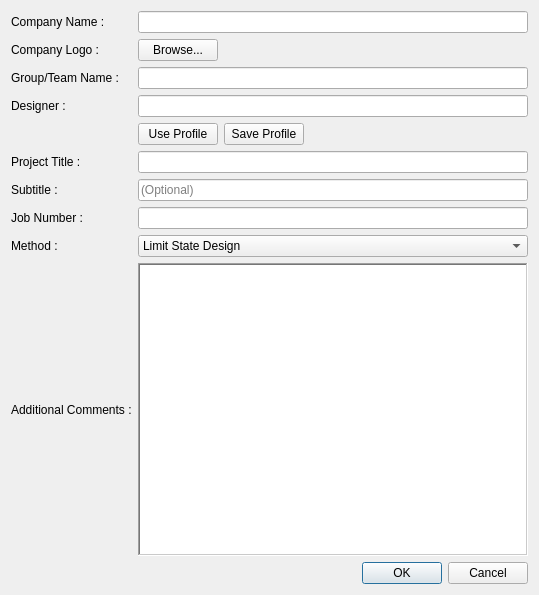
<?xml version="1.0" encoding="UTF-8"?>
<ui version="4.0">
 <class>Dialog</class>
 <widget class="QDialog" name="Dialog">
  <property name="geometry">
   <rect>
    <x>0</x>
    <y>0</y>
    <width>539</width>
    <height>595</height>
   </rect>
  </property>
  <property name="windowTitle">
   <string>Dialog</string>
  </property>
  <property name="inputMethodHints">
   <set>Qt::ImhNone</set>
  </property>
  <layout class="QGridLayout" name="gridLayout">
   <item row="0" column="0">
    <widget class="QLabel" name="lbl_companyName">
     <property name="text">
      <string>Company Name :</string>
     </property>
    </widget>
   </item>
   <item row="0" column="1">
    <widget class="QLineEdit" name="lineEdit_companyName">
     <property name="cursor">
      <cursorShape>ArrowCursor</cursorShape>
     </property>
     <property name="focusPolicy">
      <enum>Qt::StrongFocus</enum>
     </property>
    </widget>
   </item>
   <item row="1" column="0">
    <widget class="QLabel" name="lbl_comapnyLogo">
     <property name="text">
      <string>Company Logo :</string>
     </property>
    </widget>
   </item>
   <item row="1" column="1">
    <layout class="QHBoxLayout" name="horizontalLayout">
     <item>
      <widget class="QPushButton" name="btn_browse">
       <property name="sizePolicy">
        <sizepolicy hsizetype="Fixed" vsizetype="Fixed">
         <horstretch>0</horstretch>
         <verstretch>0</verstretch>
        </sizepolicy>
       </property>
       <property name="focusPolicy">
        <enum>Qt::TabFocus</enum>
       </property>
       <property name="text">
        <string>Browse...</string>
       </property>
      </widget>
     </item>
     <item>
      <widget class="QLabel" name="lbl_browse">
       <property name="mouseTracking">
        <bool>true</bool>
       </property>
       <property name="acceptDrops">
        <bool>true</bool>
       </property>
       <property name="text">
        <string/>
       </property>
      </widget>
     </item>
    </layout>
   </item>
   <item row="2" column="0">
    <widget class="QLabel" name="lbl_groupName">
     <property name="text">
      <string>Group/Team Name :</string>
     </property>
    </widget>
   </item>
   <item row="2" column="1">
    <widget class="QLineEdit" name="lineEdit_groupName">
     <property name="focusPolicy">
      <enum>Qt::StrongFocus</enum>
     </property>
     <property name="cursorPosition">
      <number>0</number>
     </property>
    </widget>
   </item>
   <item row="3" column="0">
    <widget class="QLabel" name="lbl_designer">
     <property name="text">
      <string>Designer :</string>
     </property>
    </widget>
   </item>
   <item row="3" column="1">
    <widget class="QLineEdit" name="lineEdit_designer">
     <property name="focusPolicy">
      <enum>Qt::StrongFocus</enum>
     </property>
    </widget>
   </item>
   <item row="4" column="1">
    <layout class="QFormLayout" name="formLayout">
     <property name="sizeConstraint">
      <enum>QLayout::SetFixedSize</enum>
     </property>
     <item row="0" column="0">
      <widget class="QPushButton" name="btn_useProfile">
       <property name="sizePolicy">
        <sizepolicy hsizetype="Fixed" vsizetype="Fixed">
         <horstretch>0</horstretch>
         <verstretch>0</verstretch>
        </sizepolicy>
       </property>
       <property name="focusPolicy">
        <enum>Qt::TabFocus</enum>
       </property>
       <property name="text">
        <string>Use Profile</string>
       </property>
      </widget>
     </item>
     <item row="0" column="1">
      <widget class="QPushButton" name="btn_saveProfile">
       <property name="sizePolicy">
        <sizepolicy hsizetype="Fixed" vsizetype="Fixed">
         <horstretch>0</horstretch>
         <verstretch>0</verstretch>
        </sizepolicy>
       </property>
       <property name="focusPolicy">
        <enum>Qt::TabFocus</enum>
       </property>
       <property name="text">
        <string>Save Profile</string>
       </property>
      </widget>
     </item>
    </layout>
   </item>
   <item row="5" column="0">
    <widget class="QLabel" name="lbl_projectTitle">
     <property name="text">
      <string>Project Title :</string>
     </property>
    </widget>
   </item>
   <item row="5" column="1">
    <widget class="QLineEdit" name="lineEdit_projectTitle">
     <property name="focusPolicy">
      <enum>Qt::StrongFocus</enum>
     </property>
    </widget>
   </item>
   <item row="6" column="0">
    <widget class="QLabel" name="lbl_subtitle">
     <property name="text">
      <string>Subtitle :</string>
     </property>
    </widget>
   </item>
   <item row="6" column="1">
    <widget class="QLineEdit" name="lineEdit_subtitle">
     <property name="focusPolicy">
      <enum>Qt::StrongFocus</enum>
     </property>
     <property name="text">
      <string/>
     </property>
     <property name="placeholderText">
      <string>(Optional)</string>
     </property>
    </widget>
   </item>
   <item row="7" column="0">
    <widget class="QLabel" name="lbl_jobNumber">
     <property name="text">
      <string>Job Number :</string>
     </property>
    </widget>
   </item>
   <item row="7" column="1">
    <widget class="QLineEdit" name="lineEdit_jobNumber">
     <property name="focusPolicy">
      <enum>Qt::StrongFocus</enum>
     </property>
    </widget>
   </item>
   <item row="8" column="0">
    <widget class="QLabel" name="lbl_method">
     <property name="text">
      <string>Method :</string>
     </property>
    </widget>
   </item>
   <item row="8" column="1">
    <widget class="QComboBox" name="comboBox_method">
     <item>
      <property name="text">
       <string>Limit State Design</string>
      </property>
     </item>
     <item>
      <property name="text">
       <string>Limit State (Capacity Based) Design</string>
      </property>
     </item>
     <item>
      <property name="text">
       <string>Working Stress Design</string>
      </property>
     </item>
    </widget>
   </item>
   <item row="9" column="0">
    <widget class="QLabel" name="lbl_addComment">
     <property name="text">
      <string>Additional Comments :</string>
     </property>
    </widget>
   </item>
   <item row="9" column="1">
    <widget class="QTextEdit" name="txt_additionalComments">
     <property name="focusPolicy">
      <enum>Qt::StrongFocus</enum>
     </property>
     <property name="styleSheet">
      <string notr="true">  QTextCursor textCursor;
  textCursor.setPosistion(0, QTextCursor::MoveAnchor); 
  textedit-&gt;setTextCursor( textCursor );</string>
     </property>
     <property name="inputMethodHints">
      <set>Qt::ImhNone</set>
     </property>
     <property name="frameShape">
      <enum>QFrame::WinPanel</enum>
     </property>
     <property name="frameShadow">
      <enum>QFrame::Sunken</enum>
     </property>
     <property name="tabChangesFocus">
      <bool>false</bool>
     </property>
     <property name="readOnly">
      <bool>false</bool>
     </property>
     <property name="html">
      <string>&lt;!DOCTYPE HTML PUBLIC &quot;-//W3C//DTD HTML 4.0//EN&quot; &quot;http://www.w3.org/TR/REC-html40/strict.dtd&quot;&gt;
&lt;html&gt;&lt;head&gt;&lt;meta name=&quot;qrichtext&quot; content=&quot;1&quot; /&gt;&lt;style type=&quot;text/css&quot;&gt;
p, li { white-space: pre-wrap; }
&lt;/style&gt;&lt;/head&gt;&lt;body style=&quot; font-family:'Ubuntu'; font-size:11pt; font-weight:400; font-style:normal;&quot;&gt;
&lt;p style=&quot;-qt-paragraph-type:empty; margin-top:0px; margin-bottom:0px; margin-left:0px; margin-right:0px; -qt-block-indent:0; text-indent:0px;&quot;&gt;&lt;br /&gt;&lt;/p&gt;&lt;/body&gt;&lt;/html&gt;</string>
     </property>
    </widget>
   </item>
   <item row="10" column="1">
    <widget class="QDialogButtonBox" name="buttonBox">
     <property name="orientation">
      <enum>Qt::Horizontal</enum>
     </property>
     <property name="standardButtons">
      <set>QDialogButtonBox::Cancel|QDialogButtonBox::Ok</set>
     </property>
    </widget>
   </item>
  </layout>
 </widget>
 <tabstops>
  <tabstop>lineEdit_companyName</tabstop>
  <tabstop>btn_browse</tabstop>
  <tabstop>lineEdit_groupName</tabstop>
  <tabstop>lineEdit_designer</tabstop>
  <tabstop>btn_useProfile</tabstop>
  <tabstop>btn_saveProfile</tabstop>
  <tabstop>lineEdit_projectTitle</tabstop>
  <tabstop>lineEdit_subtitle</tabstop>
  <tabstop>lineEdit_jobNumber</tabstop>
  <tabstop>comboBox_method</tabstop>
  <tabstop>txt_additionalComments</tabstop>
  <tabstop>buttonBox</tabstop>
 </tabstops>
 <resources/>
 <connections>
  <connection>
   <sender>buttonBox</sender>
   <signal>accepted()</signal>
   <receiver>Dialog</receiver>
   <slot>accept()</slot>
   <hints>
    <hint type="sourcelabel">
     <x>248</x>
     <y>254</y>
    </hint>
    <hint type="destinationlabel">
     <x>157</x>
     <y>274</y>
    </hint>
   </hints>
  </connection>
  <connection>
   <sender>buttonBox</sender>
   <signal>rejected()</signal>
   <receiver>Dialog</receiver>
   <slot>reject()</slot>
   <hints>
    <hint type="sourcelabel">
     <x>316</x>
     <y>260</y>
    </hint>
    <hint type="destinationlabel">
     <x>286</x>
     <y>274</y>
    </hint>
   </hints>
  </connection>
  <connection>
   <sender>btn_browse</sender>
   <signal>clicked()</signal>
   <receiver>lbl_browse</receiver>
   <slot>clear()</slot>
   <hints>
    <hint type="sourcelabel">
     <x>210</x>
     <y>62</y>
    </hint>
    <hint type="destinationlabel">
     <x>339</x>
     <y>62</y>
    </hint>
   </hints>
  </connection>
 </connections>
</ui>
